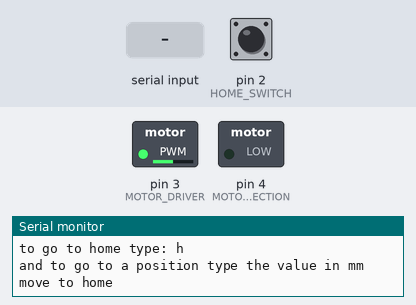
Simulated run of this sketch. Board: Arduino Uno, built with avr-gcc and run on an emulated ATmega328P. On the bench: switched loads named in the sketch (green lamp = pin HIGH), the last lines printed to the serial monitor. Inputs (shaded band) come from the test bench; at power-on: pin 2 (HOME_SWITCH) HIGH.

Above: at 5.0 s.
5.1 s: pin 2 (HOME_SWITCH) pulled LOW for 0.15 s
At 6.3 s:
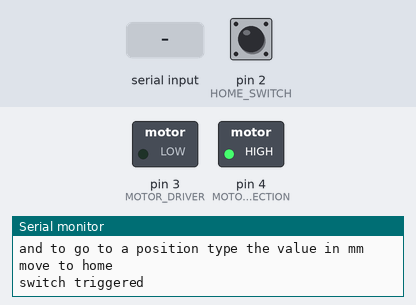
6.7 s: "1,90\n" received over Serial
At 7.6 s:
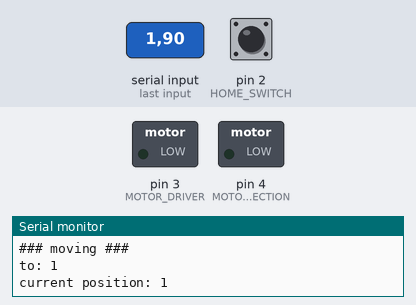
8.3 s: pin 2 (HOME_SWITCH) pulled LOW for 1 s
At 10.0 s:
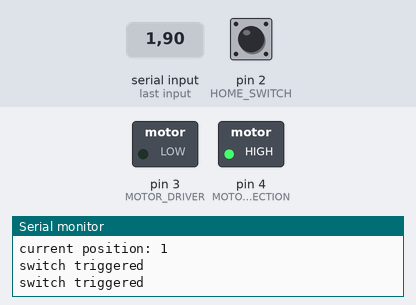
11.3 s: "90\n" received over Serial
At 11.8 s:
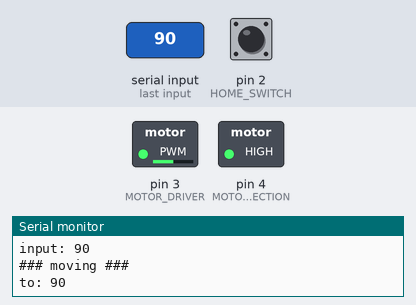
12.8 s: "1,90,45\n" received over Serial
At 13.9 s:
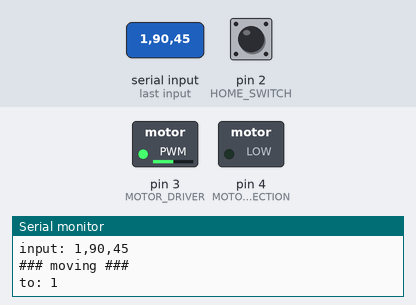
15.8 s: pin 2 (HOME_SWITCH) driven LOW
At 16.5 s:
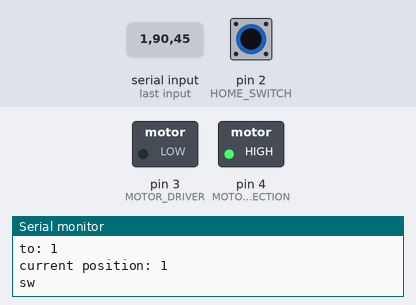
Timing chart, 0 to 19.8 s (numbered marks = the images above; inputs shaded):
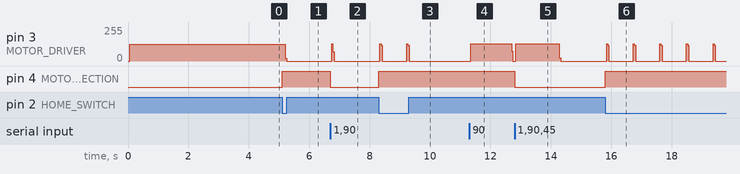

Measured:
- after the input at 5.1 s, pin 3 (MOTOR_DRIVER): 127/255 → 0/255 after 0.11 s; pin 4 (MOTOR_DIRECTION): LOW → HIGH at once
- after the input at 6.7 s, pin 3 (MOTOR_DRIVER): 0/255 → 128/255 after 0.05 s, → 68/255 0.04 s later, → 0/255 0.04 s later; pin 4 (MOTOR_DIRECTION): HIGH → LOW at once
- after the input at 8.3 s, pin 4 (MOTOR_DIRECTION): LOW → HIGH at once
- after the input at 11.3 s, pin 3 (MOTOR_DRIVER): 0/255 → 128/255 after 0.05 s, → 0/255 1.4 s later
- after the input at 12.8 s, pin 3 (MOTOR_DRIVER): 0/255 → 128/255 after 0.05 s, → 0/255 1.4 s later; pin 4 (MOTOR_DIRECTION): HIGH → LOW at once
- after the input at 15.8 s, pin 3 (MOTOR_DRIVER): 0/255 → 128/255 at once, then repeats every 0.88 s: 120/255 0.04 s, 0/255 0.80 s, 128/255 0.04 s; pin 4 (MOTOR_DIRECTION): LOW → HIGH at once

The sketch:

arduino_stepper_motor_home_switch.ino
```cpp
//control stepper motor using a steper motor driver
//by sending position over serial
//at the start the stepper motor returned to home
//untill a switch is triggered

//define used pins
#define HOME_SWITCH 2
#define MOTOR_DRIVER 3
#define MOTOR_DIRECTION 4

//speed
//D=28mm => U=88mm
//200 steps/revolution => 2.25 steps/mm
//4x microstepping => 11 steps/mm
//speed 10mm/s => 110steps/s => 9090us/step
#define steps_mm 9 //11
#define us 4500/5

void process(void);
void steps(long int s);
void return_home(void);
void set_start(void);

long int last_interrupt = 0;
String inputString = "";
bool homing = false;
long int pos = 0;
long int distance = 0;

void setup() {
  // initialize serial:
  Serial.begin(115200);
  while (!Serial) {
  //wait for serial connection
  }
  Serial.println("command can be written directly into serial monitor.");
  Serial.println("but before that please enable NL and CR characters");
  Serial.println("to go to home type: h");
  Serial.println("and to go to a position type the value in mm");
  inputString.reserve(20);
  pinMode(MOTOR_DRIVER, OUTPUT);
  digitalWrite(MOTOR_DRIVER, LOW);
  pinMode(MOTOR_DIRECTION, OUTPUT);
  digitalWrite(MOTOR_DIRECTION, HIGH);
  attachInterrupt(digitalPinToInterrupt(HOME_SWITCH), set_start, LOW);
  return_home();
}

void loop() {
}

void serialEvent() {
  while (Serial.available() > 0) {
    int inChar = Serial.read();
    if (inChar == '\n') {
      Serial.print("input: ");
      Serial.println(inputString);
      Serial.flush();
      process();
      break;
    }
    inputString += (char)inChar;
  }
}

void process(void){
  if (inputString == "h"){
    Serial.println("### homing ###");
    return_home();
  }
  else if(inputString.length()>0){
    inputString = inputString.toInt();
    if(isdigit(inputString[0])){
      Serial.println("### moving ###");
      Serial.print("to: ");
      Serial.println(inputString);
      distance = inputString.toInt() - pos;
      steps(distance*steps_mm);
      pos += distance;
    }
  }
  Serial.print("current position: ");
  Serial.println(pos);
  inputString = "";
}

void steps(long int s){
  //direction
  if(s>0){
    digitalWrite(MOTOR_DIRECTION, HIGH);
  }
  else{
    digitalWrite(MOTOR_DIRECTION, LOW);
  }
  //stepping
  s = abs(s);
  for(long long unsigned int i=0; i<s; i++){
    digitalWrite(MOTOR_DRIVER, HIGH);
    delayMicroseconds(us);
    digitalWrite(MOTOR_DRIVER, LOW);
    delayMicroseconds(us);
  }
}

void return_home(void){
  homing = true;
  Serial.println("move to home");
  while(homing){
    steps(-1);
  }
}

void set_start(void){
  long int current_interrupt = millis();
  if(abs(last_interrupt-current_interrupt)>800){
    homing = false;
    Serial.println("switch triggered");
    steps(5*steps_mm);
    pos = 5;
    last_interrupt = current_interrupt;
  }
}
```
